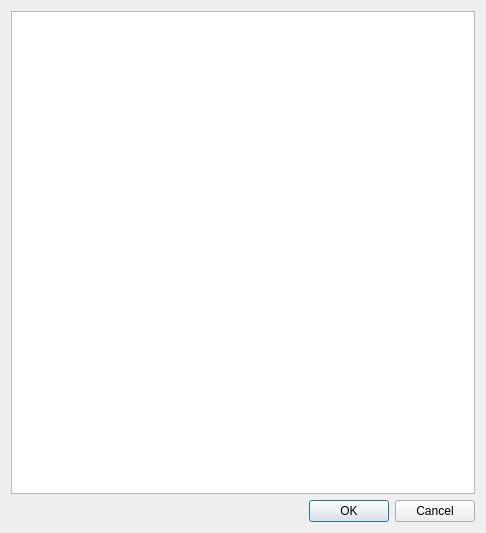
<ui version="4.0" >
 <class>ChooseShaderDialog</class>
 <widget class="QDialog" name="ChooseShaderDialog" >
  <property name="geometry" >
   <rect>
    <x>0</x>
    <y>0</y>
    <width>486</width>
    <height>533</height>
   </rect>
  </property>
  <property name="windowTitle" >
   <string>Chose Shader</string>
  </property>
  <property name="windowIcon" >
   <iconset resource="glc_player.qrc" >
    <normaloff>:/images/Shader.png</normaloff>:/images/Shader.png</iconset>
  </property>
  <layout class="QVBoxLayout" name="verticalLayout" >
   <item>
    <widget class="QListWidget" name="shaderListWidget" >
     <property name="editTriggers" >
      <set>QAbstractItemView::NoEditTriggers</set>
     </property>
     <property name="showDropIndicator" stdset="0" >
      <bool>false</bool>
     </property>
     <property name="dragDropOverwriteMode" >
      <bool>false</bool>
     </property>
     <property name="dragDropMode" >
      <enum>QAbstractItemView::NoDragDrop</enum>
     </property>
     <property name="movement" >
      <enum>QListView::Static</enum>
     </property>
     <property name="resizeMode" >
      <enum>QListView::Adjust</enum>
     </property>
     <property name="layoutMode" >
      <enum>QListView::SinglePass</enum>
     </property>
     <property name="viewMode" >
      <enum>QListView::IconMode</enum>
     </property>
    </widget>
   </item>
   <item>
    <widget class="QDialogButtonBox" name="buttonBox" >
     <property name="orientation" >
      <enum>Qt::Horizontal</enum>
     </property>
     <property name="standardButtons" >
      <set>QDialogButtonBox::Cancel|QDialogButtonBox::Ok</set>
     </property>
    </widget>
   </item>
  </layout>
 </widget>
 <resources>
  <include location="glc_player.qrc" />
 </resources>
 <connections>
  <connection>
   <sender>buttonBox</sender>
   <signal>accepted()</signal>
   <receiver>ChooseShaderDialog</receiver>
   <slot>accept()</slot>
   <hints>
    <hint type="sourcelabel" >
     <x>248</x>
     <y>254</y>
    </hint>
    <hint type="destinationlabel" >
     <x>157</x>
     <y>274</y>
    </hint>
   </hints>
  </connection>
  <connection>
   <sender>buttonBox</sender>
   <signal>rejected()</signal>
   <receiver>ChooseShaderDialog</receiver>
   <slot>reject()</slot>
   <hints>
    <hint type="sourcelabel" >
     <x>316</x>
     <y>260</y>
    </hint>
    <hint type="destinationlabel" >
     <x>286</x>
     <y>274</y>
    </hint>
   </hints>
  </connection>
 </connections>
</ui>
